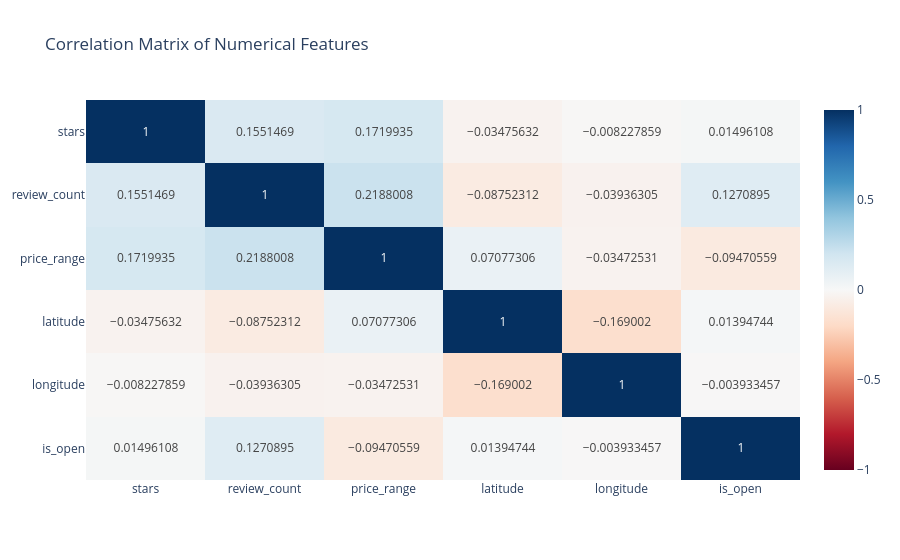

The code cell stored with this chart in its notebook:
### Markdown cell above
## 5) Correlation Matrix (Numerical Features)

We compute correlations among numeric business features to identify redundancy and potential interactions.

### Code cell
candidate_numeric = [
    "stars",
    "review_count",
    "price_range",
    "latitude",
    "longitude",
    "is_open",
]
existing_numeric = [c for c in candidate_numeric if c in business_df.columns]

if existing_numeric:
    corr_df = business_df[existing_numeric].apply(pd.to_numeric, errors="coerce")
    corr = corr_df.corr(numeric_only=True)

    fig_corr = px.imshow(
        corr,
        text_auto=True,
        aspect="auto",
        color_continuous_scale="RdBu",
        zmin=-1,
        zmax=1,
        title="Correlation Matrix of Numerical Features",
    )
    fig_corr.show()
else:
    display(Markdown("No expected numerical features found for correlation analysis."))

### Figure 1 — Plotly figure (JSON) as saved in the notebook; plotly's stock layout.template omitted (floating-point values rounded to 4 significant figures)
{"data": [{"coloraxis": "coloraxis", "hovertemplate": "x: %{x}<br>y: %{y}<br>color: %{z}<extra></extra>", "name": "0", "texttemplate": "%{z}", "type": "heatmap", "x": ["stars", "review_count", "price_range", "latitude", "longitude", "is_open"], "xaxis": "x", "y": ["stars", "review_count", "price_range", "latitude", "longitude", "is_open"], "yaxis": "y", "z": [[1.0, 0.1551, 0.172, -0.03476, -0.008228, 0.01496], [0.1551, 1.0, 0.2188, -0.08752, -0.03936, 0.1271], [0.172, 0.2188, 1.0, 0.07077, -0.03473, -0.09471], [-0.03476, -0.08752, 0.07077, 1.0, -0.169, 0.01395], [-0.008228, -0.03936, -0.03473, -0.169, 1.0, -0.003933], [0.01496, 0.1271, -0.09471, 0.01395, -0.003933, 1.0]]}], "layout": {"coloraxis": {"cmax": 1, "cmin": -1, "colorscale": [[0, "rgb(103,0,31)"], [0.1, "rgb(178,24,43)"], [0.2, "rgb(214,96,77)"], [0.3, "rgb(244,165,130)"], [0.4, "rgb(253,219,199)"], [0.5, "rgb(247,247,247)"], [0.6, "rgb(209,229,240)"], [0.7, "rgb(146,197,222)"], [0.8, "rgb(67,147,195)"], [0.9, "rgb(33,102,172)"], [1, "rgb(5,48,97)"]]}, "title": {"text": "Correlation Matrix of Numerical Features"}, "xaxis": {"anchor": "y", "domain": [0, 1]}, "yaxis": {"anchor": "x", "autorange": "reversed", "domain": [0, 1]}}}
